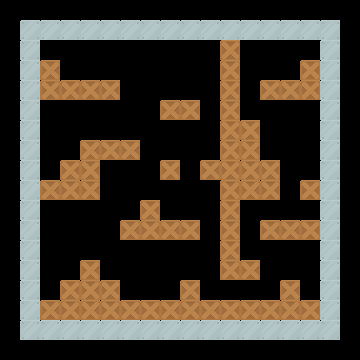

A 2D game scene composited from a Tiled map and its tileset images. What follows is a short description and the map's XML, with each tile layer's data collapsed to a summary:
An orthogonal 18x18 tile map with 20x20 px tiles, 1 tile layer (Tile Layer 1) and 6 objects (6x Diamond).

<map version="1.2" tiledversion="1.2.3" orientation="orthogonal" renderorder="right-down" width="18" height="18" tilewidth="20" tileheight="20" infinite="0" nextlayerid="3" nextobjectid="8">
 <tileset firstgid="1" source="MySprites.tsx" />
 <layer id="1" name="Tile Layer 1" width="18" height="18">
  <data>[324 cells, 129 non-empty, 2 distinct tile ids]</data>
 </layer>
 <objectgroup id="2" name="ObjectsLayer">
  <object id="1" name="Diamond" type="Diamond" gid="380" x="40" y="300" width="20" height="20" />
  <object id="2" name="Diamond" type="Diamond" gid="380" x="300" y="300" width="20" height="20" />
  <object id="4" name="Diamond" type="Diamond" gid="380" x="280" y="141" width="20" height="20" />
  <object id="5" name="Diamond" type="Diamond" gid="380" x="300" y="61" width="20" height="20" />
  <object id="6" name="Diamond" type="Diamond" gid="380" x="40" y="60" width="20" height="20" />
  <object id="7" name="Diamond" type="Diamond" gid="380" x="40" y="179" width="20" height="20" />
 </objectgroup>
</map>
